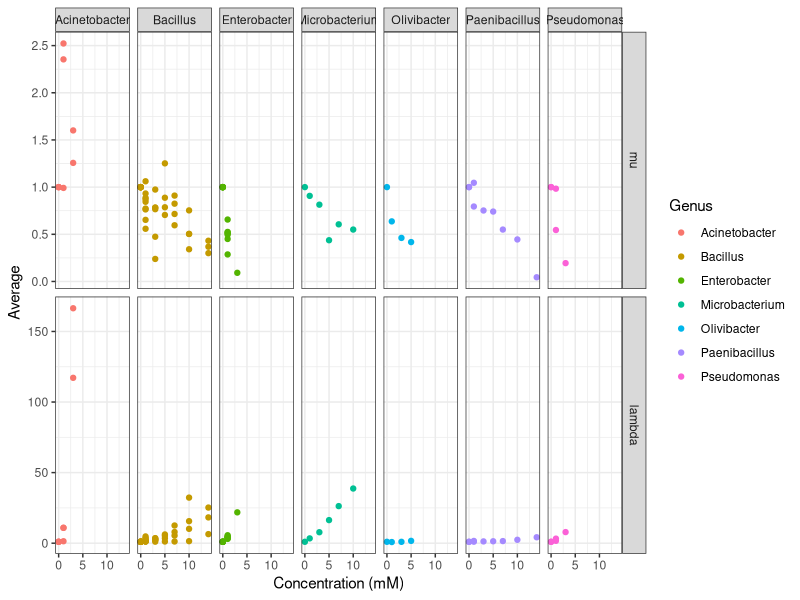
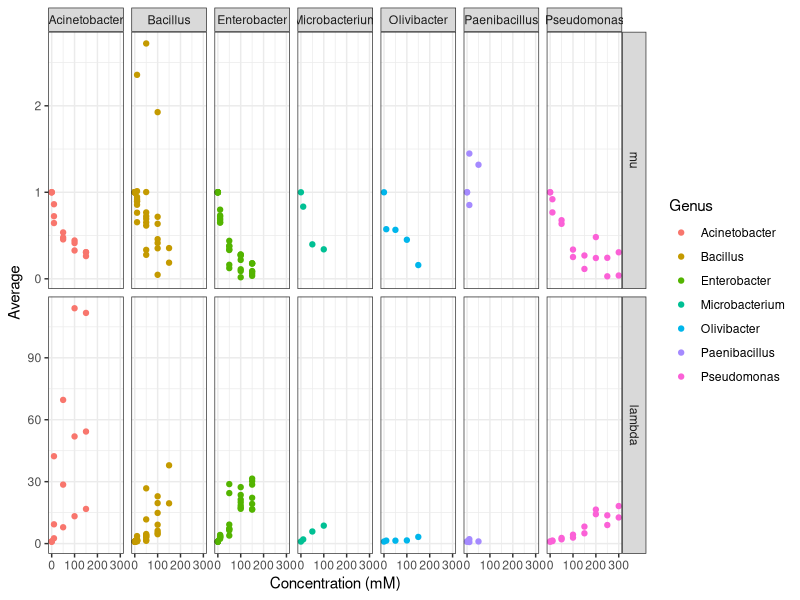
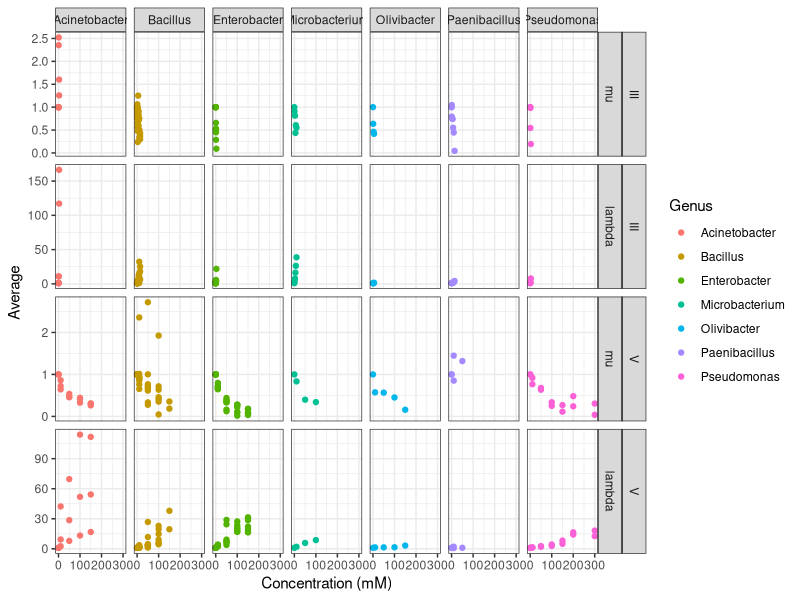

These charts were generated, in order, by the following R code:
setwd("/Users/dunivint/Documents/GitHubRepos/Arsenic_Growth_Analysis/")

library(ggplot2)
library(dplyr)
library(reshape2)
library(stats)

#read in data by calling on files with "results" 
#in the name, and combine all data from separate experiments
data=data.frame(do.call(rbind, lapply(list.files(pattern="*results"), read.csv)))

#remove unnecessary first column and rename a data file. 
#we will need this structure for EC50 later
data=data[-1]
orig.data=data

#fix problem spline with models. (I did this manually by saving
#the data as a .csv and adding a column "quality" that describes
#whether or not I need to use the model)
write.csv(orig.data, "20160610_data.csv")
data=read.csv("20160610_data_model.csv")
data$mu.spline <- with( data, ifelse( Quality == 0, mu.model, mu.spline ))
data$A.spline <- with( data, ifelse( Quality == 0, A.model, A.spline ))
data$lambda.spline <- with( data, ifelse( Quality == 0, lambda.model, lambda.spline ))
data$integral.spline <- with( data, ifelse( Quality == 0, integral.model, integral.spline ))



#remove all model data since we are using spline
data=data[,-grep("model", names(data))]
data=data[,-grep(".bt", names(data))]
data=data[,-grep("log.", names(data))]
data=data[,-grep("nboot", names(data))]
data=data[,-grep("Quality", names(data))]

#add binary column to describe yes/no growth
data$growth=as.integer(data$reliability=="TRUE")

#remove unnecessary first column
data=data[,-1]

#Average data for each variable before melting
stats=data %>%
  group_by(TestId, AddId, concentration) %>%
  summarise(mu=mean(mu.spline),
            A=mean(A.spline), 
            lambda=mean(lambda.spline), 
            integral=mean(integral.spline),
            growth=mean(growth))

#Call samples with 1/3 growing no growth
stats$growth[stats$growth<0.4]=0

#Flag samples with 2/3 growth so we can remove poor replicate
stats$flag[which(stats$growth==0 | stats$growth==1)] =0
stats$flag[is.na(stats$flag)]=1

#remove unnecessary columns from stats
stats=stats[,-c(4:8)]

#combine flagged sites with original data
data=inner_join(data, stats, by=c("TestId", "AddId", "concentration"), copy=TRUE)

#remove rows that are called false AND are flagged
data=data[-which(data$reliability=="FALSE" & data$flag==1),]

#remove flag and reliability columns as they are no longer necessary 
data=data[,!colnames(data) %in% grep("reliability",colnames(data), value=TRUE)]
data=data[,!colnames(data) %in% grep("flag",colnames(data), value=TRUE)]

#Average data for each variable before melting
data=data %>%
  group_by(TestId, AddId, concentration) %>%
  summarise(mu=mean(mu.spline),
            A=mean(A.spline), 
            lambda=mean(lambda.spline), 
            integral=mean(integral.spline),
            growth=mean(growth),
            mu.sd=sd(mu.spline),
            A.sd=sd(A.spline),
            lambda.sd=sd(lambda.spline),
            integral.sd=sd(integral.spline))

#Call samples with 1/3 growing no growth
data$growth[data$growth<0.4]=0

#Call parameters NA for no growth
data$A[data$growth==0]=NA
data$mu[data$growth==0]=NA
data$integral[data$growth==0]=NA
data$lambda[data$growth==0]=NA

#remove negative control data
data=data[!(data$TestId=="NEG"),]

#adjust all negative lambda values to 1000 (just below lowest positive lambda)
data$lambda[data$lambda<0]=1000

#normalize data to growth without arsenic
normalization=subset(data, concentration %in% 0)
normalization=normalization[,-3]
data=inner_join(data, normalization, by = c("TestId", "AddId"))
full.data=data %>%
  group_by(TestId, AddId, concentration) %>%
  summarise(mu=mu.x/mu.y,
            lambda=lambda.x/lambda.y,
            mu.sd=mu.sd.x/mu.y,
            lambda.sd=lambda.sd.x/lambda.y)

#remove rows with no arsenic (controls)
data=full.data[!(full.data$concentration=="0"),]

#remove growth and integral because we do not need them for analysis
data=full.data[,!colnames(full.data) %in% grep("gr", colnames(full.data), value=TRUE)]

#read in genus information
genus=read.csv("isolate_genus.csv")

#merge genus with data
data=inner_join(genus, data, by="TestId")

#separate arsenate and arsenite
as5=data[-which(data$AddId=="III"),]
as3=data[-which(data$AddId=="V"),]

#remove concentrations 20 and 25mM from arsenite because no isolates grow
as3=as3[!as3$concentration %in% grep("2", as3$concentration, value=TRUE),]
data=data[!data$concentration %in% grep("25", data$concentration, value=TRUE),]
data=data[!data$concentration %in% grep("20 ", data$concentration, value=TRUE),]

as3.long=melt(as3, id=c("TestId", "Genus", "concentration", "AddId"), measure=c("mu", "lambda"))
as5.long=melt(as5, id=c("TestId", "Genus", "concentration", "AddId"), measure=c("mu", "lambda"))
data.long=melt(data, id=c("TestId", "Genus", "concentration", "AddId"), measure=c("mu", "lambda"))


#plot & save arsenite graph
setEPS()
postscript("arsenite.grofit.eps")
ggplot(data=as3.long, aes(x=concentration, y=value, color=Genus, group_by(c("lambda", "mu", "A")))) +
  geom_point(size=1.5) +
  facet_grid(variable~Genus, scales="free_y") +
  labs(x="Concentration (mM)", y="Average") + 
  theme_bw()
dev.off()

#plot & save arsenate graph
setEPS()
postscript("arsenate.grofit.eps")
ggplot(data=as5.long, aes(x=concentration, y=value, color=Genus, group_by(c("lambda", "mu", "A")))) +
  geom_point(size=1.5) +
  facet_grid(variable~Genus, scales="free_y") +
  labs(x="Concentration (mM)", y="Average") + 
  theme_bw()
dev.off()


setEPS()
postscript("arsenate.grofit.eps")
ggplot(data=data.long, aes(x=concentration, y=value, color=Genus, group_by(c("lambda", "mu", "A")))) +
  geom_point(size=1.5) +
  facet_grid(AddId+variable~Genus, scales="free_y") +
  labs(x="Concentration (mM)", y="Average") + 
  theme_bw()
dev.off()